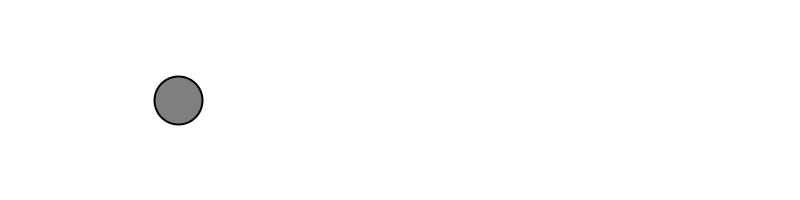
Frame 1 (no input)
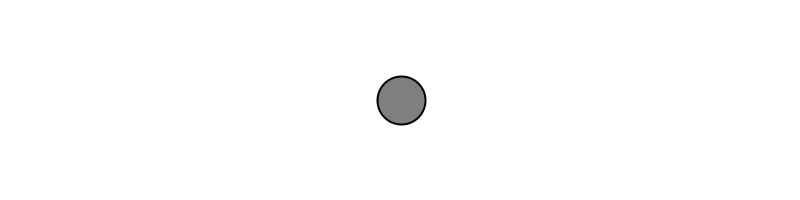
Frame 60 (the mouse pressed at the canvas centre just before this capture)
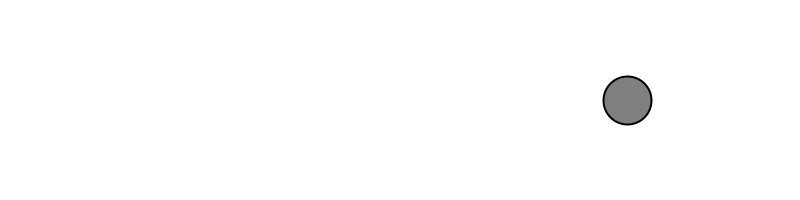
Frame 120 (the mouse held since frame 60 and released just before this capture)

The Processing sketch that drew these frames (run headless with seeded random() and noise(); from frame 60 on, the mouse is pressed at the canvas centre):

// Processing sketch: NotSoRandomWalker
// ── NotSoRandomWalker.pde
// Based off of ..
// The Nature of Code
// Daniel Shiffman
// http://natureofcode.com

Walker w;

void setup() {
  size(800, 200);
  frameRate(30);

  // Create a walker object
  w = new Walker();
}

void draw() {
  background(255);
  // Run the walker object
  w.walk();
  w.display();
}
// ── Walker.pde
// Based on....
// The Nature of Code
// Daniel Shiffman
// http://natureofcode.com

// A {not so} random walker class!

class Walker {
  PVector location;
  
  PVector noff;

  Walker() {
    location = new PVector(width/2, height/2);
    noff = new PVector(random(1000),random(1000));
  }

  void display() {
    strokeWeight(2);
    fill(127);
    stroke(0);
    ellipse(location.x, location.y, 48, 48);
  }

  // Randomly move up, down, left, right, or stay in one place
  void walk() {
    
    location.x = map(sin(noff.x),-1,1,0,width);
    location.y = height/2;
    
    println(sin(noff.x));
    noff.add(0.01,0.01,0);
  }
}
